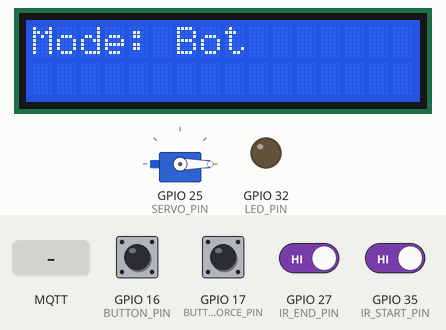
Recording of a sketch running on a simulated ESP32. Parts: servo, 16×2 character LCD, output pins drawn as LEDs (lit = HIGH). The test bench sets the inputs (shaded band); at power-on: GPIO 16 (BUTTON_PIN), GPIO 17 (BUTTON_FORCE_PIN), GPIO 27 (IR_END_PIN), GPIO 35 (IR_START_PIN) HIGH. WiFi joins after 1.5 s; servers stay silent unless stated; no MQTT or app messages arrive unless stated; what the sketch prints to the serial monitor is not drawn.

Above: at 3.3 s.
3.4 s: MQTT message "Manual" arrives on the first subscribed topic
At 3.9 s:
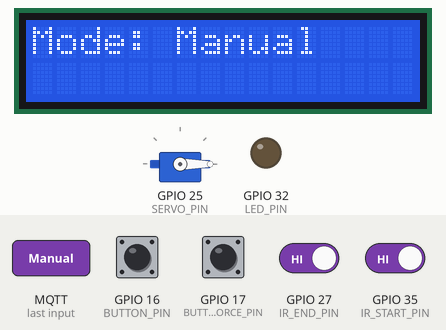
4.9 s: GPIO 16 (BUTTON_PIN) pulled LOW for 0.15 s
At 5.7 s:
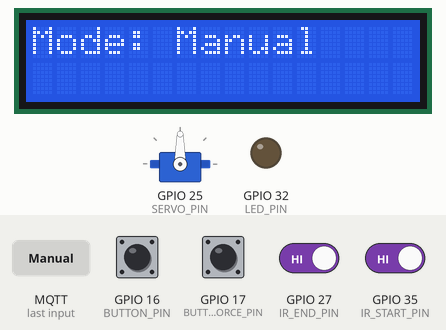
6.5 s: MQTT message "on" arrives on the first subscribed topic
At 6.9 s:
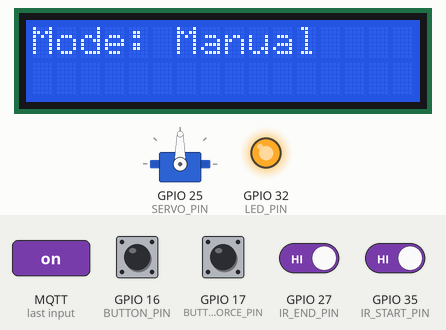
8.0 s: GPIO 17 (BUTTON_FORCE_PIN) pulled LOW for 0.15 s
At 8.5 s:
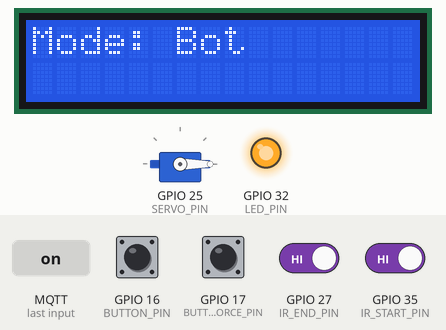
9.6 s: MQTT message "off" arrives on the first subscribed topic
At 10.4 s:
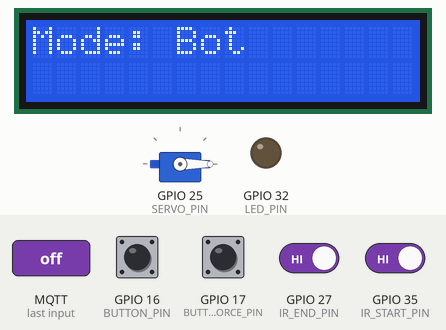
Timing chart, 0 to 12.1 s (numbered marks = the images above; inputs shaded):
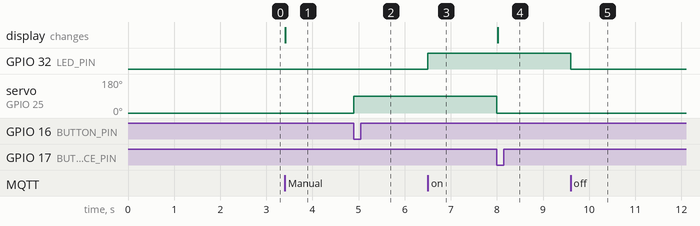

The sketch:

pro5.LCD.ino
```cpp
#include <WiFi.h>
#include <MQTT.h>
#include <ESP32Servo.h>
#include <Wire.h>
#include <LiquidCrystal_I2C.h>

const char ssid[] = ".Aommmmm";
const char pass[] = "12345678.";
const char mqtt_broker[] = "test.mosquitto.org";
const char mqtt_topic[] = "group1.7/command";
const char mqtt_client_id[] = "arduino_group_1.7";
int MQTT_PORT = 1883;

#define LED_PIN 32
#define IR_START_PIN 35
#define IR_END_PIN 27
#define SERVO_PIN 25
#define BUTTON_PIN 16
#define BUTTON_FORCE_PIN 17

WiFiClient net;
MQTTClient client;
LiquidCrystal_I2C lcd(0x27, 16, 2); // ที่อยู่ 0x27, จอ LCD 16x2
Servo myservo;

String mode = "Bot";  // โหมดเริ่มต้น
bool timing = false;
bool finished = false;
unsigned long startTime, endTime;
const float servoResponseTime = 0.15;
float delayTime = 0;
bool servocheck = false;
unsigned long servoTime = 0;

void connect() {
    Serial.print("checking wifi...");
    while (WiFi.status() != WL_CONNECTED) {
        Serial.print(".");
        delay(1000);
    }
    Serial.print("\nconnecting...");
    while (!client.connect(mqtt_client_id)) {
        Serial.print(".");
        delay(1000);
    }
    Serial.println("\nconnected!");
    client.subscribe(mqtt_topic);
}

void updateLCD() {
    lcd.clear();
    lcd.setCursor(0, 0);
    lcd.print("Mode: " + mode);
}

void messageReceived(String &topic, String &payload) {
    Serial.println("incoming: " + topic + " - " + payload);
    if (payload == "on") {
        digitalWrite(LED_PIN, HIGH);
    } else if (payload == "off") {
        digitalWrite(LED_PIN, LOW);
    } else if (payload == "Manual") {
        mode = "Manual";
        Serial.println("Mode switched to Manual");
        updateLCD();  // อัปเดตจอ LCD
    } else if (payload == "Bot") {
        mode = "Bot";
        Serial.println("Mode switched to Bot");
        updateLCD();  // อัปเดตจอ LCD
    }
}

void setup() {
    Serial.begin(115200);
    pinMode(LED_PIN, OUTPUT);
    pinMode(IR_START_PIN, INPUT);
    pinMode(IR_END_PIN, INPUT);
    pinMode(BUTTON_PIN, INPUT_PULLUP);
    pinMode(BUTTON_FORCE_PIN, INPUT_PULLUP);

    myservo.attach(SERVO_PIN);
    myservo.write(0);

    lcd.begin();
    lcd.backlight();
    updateLCD();  // แสดงโหมดเริ่มต้น

    WiFi.begin(ssid, pass);
    client.begin(mqtt_broker, MQTT_PORT, net);
    client.onMessage(messageReceived);
    connect();
}

void loop() {
    client.loop();
    if (!client.connected()) {
        connect();
    }

    if (mode == "Bot") {
        int startSensor = digitalRead(IR_START_PIN);
        int endSensor = digitalRead(IR_END_PIN);
        if (startSensor == LOW && !timing && !finished) {
            startTime = millis();
            timing = true;
        }
        if (endSensor == LOW && timing) {
            endTime = millis();
            float timeInSeconds = (endTime - startTime) / 1000.0;
            float velocity = 2.0 / timeInSeconds;
            float s = 36.5;
            float a = 9.81 * sin(9 * PI / 180);
            float Timefind = (-velocity + sqrt(velocity * velocity + 2 * a * s)) / a;
            if (Timefind > 0) {
                delayTime = max(0, (Timefind - servoResponseTime) * 1000);
                servoTime = millis() + delayTime;
                servocheck = true;
            }
            timing = false;
            finished = true;
        }
        if (servocheck && millis() >= servoTime) {
            myservo.write(90);
            servocheck = false;
        }
    } else if (mode == "Manual") {
        if (digitalRead(BUTTON_PIN) == LOW) {
            myservo.write(90);
            Serial.println("Servo triggered manually");
            delay(300);
        }
    }

    if (digitalRead(BUTTON_FORCE_PIN) == LOW) {
        myservo.write(0);
        finished = false;
        servocheck = false;
        Serial.println("System reset");
        mode = "Bot"; // รีเซ็ตกลับไปโหมด Bot
        updateLCD();  // อัปเดตจอ LCD
        delay(300);
    }
}
```

Measured:
- after the input at 3.4 s, the display: changes at once (image 1)
- after the input at 4.9 s, servo on GPIO 25 (SERVO_PIN): 0° → 90° at once
- after the input at 6.5 s, GPIO 32 (LED_PIN): LOW → HIGH at once
- after the input at 8.0 s, servo on GPIO 25 (SERVO_PIN): 90° → 0° at once; the display: changes at once (image 4)
- after the input at 9.6 s, GPIO 32 (LED_PIN): HIGH → LOW at once
